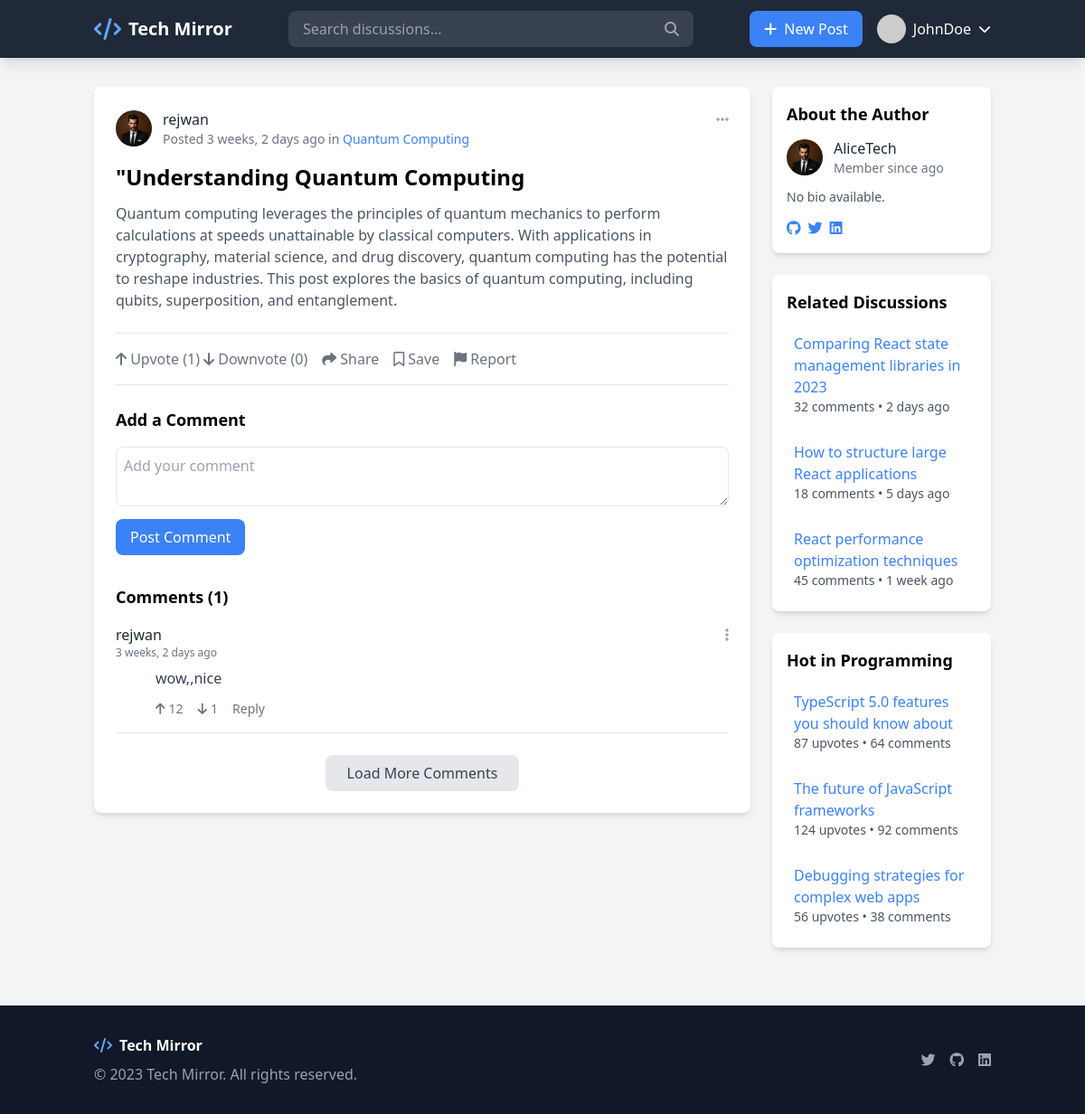
Page /post/6/ on the committed database.
### forumapp/models.py (models this page shows, shortened)
class Post(models.Model):
    title = models.CharField(max_length=255)
    content = models.TextField()
    author = models.ForeignKey(User, on_delete=models.CASCADE)
    tags = models.CharField(max_length=255, blank=True, default="")
    created_at = models.DateTimeField(auto_now_add=True)
    category = models.ForeignKey(Category, on_delete=models.SET_NULL, null=True)
    views = models.IntegerField(default=0)

class UserProfile(models.Model):
    user = models.OneToOneField(User, on_delete=models.CASCADE, related_name="profile")
    avatar = models.ImageField(upload_to='avatars/', validators=[validate_image_format], default='avatars/default.jpg')
    bio = models.TextField(blank=True, null=True)
    activity_score = models.IntegerField(default=0)
    created_at = models.DateTimeField(auto_now_add=True)

class Category(models.Model):
    name = models.CharField(max_length=100, unique=True)

class Comment(models.Model):
    post = models.ForeignKey(Post, on_delete=models.CASCADE, related_name="comments")
    user = models.ForeignKey(User, on_delete=models.CASCADE)
    text = models.TextField()
    created_at = models.DateTimeField(auto_now_add=True)

### forumapp/views.py (the view)
# urls.py: path('post/<int:post_id>/', views.post_detail, name='post-detail'),  # Captures the post ID
def post_detail(request, post_id):
    post = get_object_or_404(
        Post.objects.select_related('author__profile', 'category')
        .prefetch_related('comments__user')
        .annotate(
            upvotes=Count('votes', filter=Q(votes__value=1)),
            downvotes=Count('votes', filter=Q(votes__value=-1))
        ),
        id=post_id
    )
    if request.user.is_authenticated:
        is_bookmarked = Bookmark.objects.filter(user=request.user, post=post).exists()
    else:
        is_bookmarked = False
    comments = post.comments.all()
    return render(request, 'post-detail.html', {
        'post': post,
        'upvotes': post.upvotes,
        'downvotes': post.downvotes,
        'comments': comments,
        'is_bookmarked': is_bookmarked,
    })

### templates/post-detail.html (shortened to what this page needs)
<!DOCTYPE html>
<html lang="en">
<head>
    <script src="https://cdn.tailwindcss.com"></script>
    <link rel="stylesheet" href="https://cdnjs.cloudflare.com/ajax/libs/font-awesome/6.4.0/css/all.min.css">
</head>
<body class="bg-gray-100 min-h-screen">
    <nav class="bg-gray-800 text-white shadow-lg">
        <div class="container mx-auto px-4 py-3 flex justify-between items-center">
            <div class="flex items-center space-x-2">
                <a href="dashboard.html" class="flex items-center space-x-2">
                    <i class="fas fa-code text-blue-400 text-2xl"></i>
                    <span class="font-bold text-xl">Tech Mirror</span>
                </a>
            </div>
            <div class="hidden md:block flex-grow max-w-md mx-4">
                <div class="relative">
                    <input type="text" placeholder="Search discussions..."
                        class="w-full bg-gray-700 text-white px-4 py-2 rounded-lg focus:outline-none focus:ring-2 focus:ring-blue-500">
                    <button class="absolute right-0 top-0 h-full px-4 text-gray-400">
                        <i class="fas fa-search"></i>
                    </button>
                </div>
            </div>
            <div class="flex items-center space-x-4">
                <a href="create-post.html" class="bg-blue-500 hover:bg-blue-600 px-4 py-2 rounded-lg">
                    <i class="fas fa-plus mr-1"></i> New Post
                </a>
                <div class="relative" id="userMenuContainer">
                    <button class="flex items-center space-x-2" id="userMenuButton">
                        <img src="https://via.placeholder.com/40" alt="User Avatar" class="w-8 h-8 rounded-full">
                        <span class="hidden md:inline">JohnDoe</span>
                        <i class="fas fa-chevron-down text-sm"></i>
                    </button>
                </div>
            </div>
        </div>
    </nav>
    <div class="container mx-auto px-4 py-8">
        <div class="flex flex-col md:flex-row gap-6">
            <div class="md:w-3/4">
                <div class="bg-white rounded-lg shadow-md overflow-hidden mb-6">
                    <div class="p-6">
                        <div class="flex justify-between items-start">
                            <div class="flex items-center space-x-3">
                                <img src="{{ post.author.profile.avatar.url }}"
                                        alt="{{ post.author.username }}'s Avatar" class="w-10 h-10 rounded-full">
                                <div>
                                    <a href="#" class="font-medium text-gray-800 hover:text-blue-500">{{ post.author.username }}</a>
                                    <p class="text-gray-500 text-sm">Posted {{ post.created_at|timesince }} ago in <a
                                            href="#" class="text-blue-500 hover:underline">{{ post.category.name }}</a>
                                    </p>
                                </div>
                            </div>
                            <div class="text-gray-400 hover:text-gray-600 cursor-pointer">
                                <i class="fas fa-ellipsis-h"></i>
                            </div>
                        </div>
                        <h1 class="text-2xl font-bold mt-4 mb-3">{{ post.title }}</h1>
                        <div class="prose max-w-none text-gray-700 mb-6">
                            <p class="text-gray-600 mb-4">{{ post.content }}</p>
                        </div>
                        <div class="flex items-center space-x-4 border-t border-b py-4 mb-6">
                            <form method="post" action="{% url 'vote_post' post.id %}">
                                <button type="submit" name="value" value="1" class="text-gray-500 hover:text-blue-500">
                                    <i class="fas fa-arrow-up"></i> Upvote ({{ upvotes }})
                                </button>
                                <button type="submit" name="value" value="-1" class="text-gray-500 hover:text-red-500">
                                    <i class="fas fa-arrow-down"></i> Downvote ({{ downvotes }})
                                </button>
                            </form>
                            <button class="flex items-center space-x-1 text-gray-500 hover:text-blue-500">
                                <i class="fas fa-share"></i>
                                <span>Share</span>
                            </button>
                            <form id="bookmark-form" method="post" action="{% url 'bookmark_post' post.id %}">
                                <button type="submit" id="bookmark-btn" class="flex items-center space-x-1 ml-auto
                    {% if is_bookmarked %} text-yellow-500 {% else %} text-gray-500 {% endif %}">
                                    <i class="far fa-bookmark"></i>
                                    <span>{% if is_bookmarked %}Saved{% else %}Save{% endif %}</span>
                                </button>
                            </form>
                            <button class="flex items-center space-x-1 text-gray-500 hover:text-red-500">
                                <i class="fas fa-flag"></i>
                                <span>Report</span>
                            </button>
                        </div>
                        <div class="mb-8">
                            <h3 class="text-lg font-bold mb-4">Add a Comment</h3>
                            <form method="post" action="{% url 'add_comment' post.id %}">
                                <textarea name="text" class="w-full p-2 border rounded-lg"
                                    placeholder="Add your comment" required></textarea>
                                <button type="submit" class="bg-blue-500 text-white px-4 py-2 rounded-lg mt-2">Post
                                    Comment</button>
                            </form>
                        </div>
                        <div>
                            <h3 class="text-lg font-bold mb-4">Comments ({{ post.comments.count }})</h3>
                            {% for comment in post.comments.all %}
                            <div class="border-b pb-4 mb-4">
                                <div class="flex justify-between items-start mb-2">
                                    <div class="flex items-center space-x-3">
                                        <div>
                                            <a href="#" class="font-medium text-gray-800 hover:text-blue-500">{{ comment.user.username }}</a>
                                            <p class="text-gray-500 text-xs">{{ comment.created_at|timesince }} ago</p>
                                        </div>
                                    </div>
                                    <div class="text-gray-400 hover:text-gray-600 cursor-pointer">
                                        <i class="fas fa-ellipsis-v"></i>
                                    </div>
                                </div>
                                <div class="pl-11">
                                    <p class="text-gray-700 mb-2">{{ comment.text }}</p>
                                    <div class="flex items-center space-x-4 mt-3">
                                        <button
                                            class="flex items-center space-x-1 text-gray-500 hover:text-blue-500 text-sm">
                                            <i class="fas fa-arrow-up"></i>
                                            <span>12</span>
                                        </button>
                                        <button
                                            class="flex items-center space-x-1 text-gray-500 hover:text-red-500 text-sm">
                                            <i class="fas fa-arrow-down"></i>
                                            <span>1</span>
                                        </button>
                                        <button class="text-gray-500 hover:text-blue-500 text-sm">Reply</button>
                                    </div>
                                </div>
                            </div>
                            {% endfor %}
                            <div class="text-center mt-6">
                                <button
                                    class="bg-gray-200 hover:bg-gray-300 text-gray-700 font-medium py-2 px-6 rounded-lg">
                                    Load More Comments
                                </button>
                            </div>
                        </div>
                    </div>
                </div>
            </div>
            <div class="md:w-1/4">
                <div class="bg-white rounded-lg shadow-md p-4 mb-6">
                    <h3 class="font-bold text-lg mb-3">About the Author</h3>
                    <div class="flex items-center space-x-3 mb-3">
                        <img src="{{ post.author.profile.avatar.url }}"
                        alt="{{ post.author.username }}'s Avatar" class="w-10 h-10 rounded-full">
                        <div>
                            <a href="#" class="font-medium text-gray-800 hover:text-blue-500">AliceTech</a>
                            <p class="text-gray-500 text-sm">Member since {{ profile_created_at|timesince }} ago</p>
                        </div>
                    </div>
                    <p class="text-gray-600 text-sm mb-3">{{ user.profile.bio|default:"No bio available." }}</p>
                    <div class="flex space-x-2">
                        <a href="#" class="text-blue-500 hover:text-blue-700">
                            <i class="fab fa-github"></i>
                        </a>
                        <a href="#" class="text-blue-500 hover:text-blue-700">
                            <i class="fab fa-twitter"></i>
                        </a>
                        <a href="#" class="text-blue-500 hover:text-blue-700">
                            <i class="fab fa-linkedin"></i>
                        </a>
                    </div>
                </div>
                <div class="bg-white rounded-lg shadow-md p-4 mb-6">
                    <h3 class="font-bold text-lg mb-3">Related Discussions</h3>
                    <ul class="space-y-3">
                        <li>
                            <a href="#" class="block hover:bg-gray-50 p-2 rounded">
                                <h4 class="font-medium text-blue-500">Comparing React state management libraries in 2023
                                </h4>
                                <p class="text-sm text-gray-600">32 comments • 2 days ago</p>
                            </a>
                        </li>
                        <li>
                            <a href="#" class="block hover:bg-gray-50 p-2 rounded">
                                <h4 class="font-medium text-blue-500">How to structure large React applications</h4>
                                <p class="text-sm text-gray-600">18 comments • 5 days ago</p>
                            </a>
                        </li>
                        <li>
                            <a href="#" class="block hover:bg-gray-50 p-2 rounded">
                                <h4 class="font-medium text-blue-500">React performance optimization techniques</h4>
                                <p class="text-sm text-gray-600">45 comments • 1 week ago</p>
                            </a>
                        </li>
                    </ul>
                </div>
                <div class="bg-white rounded-lg shadow-md p-4">
                    <h3 class="font-bold text-lg mb-3">Hot in Programming</h3>
                    <ul class="space-y-3">
                        <li>
                            <a href="#" class="block hover:bg-gray-50 p-2 rounded">
                                <h4 class="font-medium text-blue-500">TypeScript 5.0 features you should know about</h4>
                                <p class="text-sm text-gray-600">87 upvotes • 64 comments</p>
                            </a>
                        </li>
                        <li>
                            <a href="#" class="block hover:bg-gray-50 p-2 rounded">
                                <h4 class="font-medium text-blue-500">The future of JavaScript frameworks</h4>
                                <p class="text-sm text-gray-600">124 upvotes • 92 comments</p>
                            </a>
                        </li>
                        <li>
                            <a href="#" class="block hover:bg-gray-50 p-2 rounded">
                                <h4 class="font-medium text-blue-500">Debugging strategies for complex web apps</h4>
                                <p class="text-sm text-gray-600">56 upvotes • 38 comments</p>
                            </a>
                        </li>
                    </ul>
                </div>
            </div>
        </div>
    </div>
    <footer class="bg-gray-900 text-white py-8 mt-8">
        <div class="container mx-auto px-4">
            <div class="flex flex-col md:flex-row justify-between items-center">
                <div class="mb-4 md:mb-0">
                    <div class="flex items-center space-x-2">
                        <i class="fas fa-code text-blue-400"></i>
                        <span class="font-bold">Tech Mirror</span>
                    </div>
                    <p class="text-gray-400 mt-2">© 2023 Tech Mirror. All rights reserved.</p>
                </div>
                <div class="flex space-x-4">
                    <a href="#" class="text-gray-400 hover:text-white"><i class="fab fa-twitter"></i></a>
                    <a href="#" class="text-gray-400 hover:text-white"><i class="fab fa-github"></i></a>
                    <a href="#" class="text-gray-400 hover:text-white"><i class="fab fa-linkedin"></i></a>
                </div>
            </div>
        </div>
    </footer>
</body>
</html>

### rows in the picture
Post: author.profile.avatar (placeholder picture), author.username "rejwan", created_at "3 weeks, 2 days", category.name "Quantum Computing", title "\"Understanding Quantum Computing", content "Quantum computing leverages the principles of quantum mechanics to perform calculations at speeds unattainable by classical computers. With applications in cryptography, material science, and drug discovery, quantum computing has the potential to reshape industries. This post explores the basics of quantum computing, including qubits, superposition, and entanglement.", comments.count "1"
Comment: user.username "rejwan", created_at "3 weeks, 2 days", text "wow,,nice"

### other values in the picture
{{ upvotes }} "1"
{{ downvotes }} "0"
{{ user.profile.bio|default:"No bio available." }} "No bio available."
